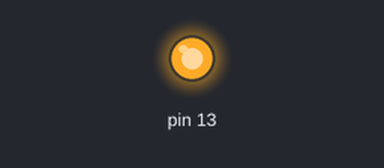
Recording of a sketch running on a simulated Arduino Uno, built with avr-gcc and run on an emulated ATmega328P. On the bench: output pins drawn as LEDs (lit = HIGH).

Above: at 0.4 s.
At 21.2 s:
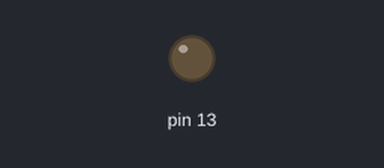
Timing chart, 0 to 23.0 s (numbered marks = the images above):
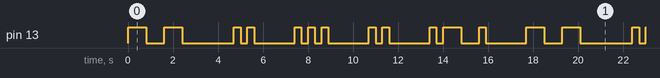

Measured:
- by itself, pin 13: moves between LOW and HIGH, repeating every 17.7 s
- by itself, everything shown: repeats every 17.7 s, in 24 steps

The sketch:

sketch_sep04a.ino
```cpp
void setup() {

pinMode(LED_BUILTIN, OUTPUT); // digital pin LED_BUILTIN is initialized as an output.

}

void Dot() {
digitalWrite(LED_BUILTIN, HIGH); // turns the LED on
delay(300); // LED remains on for 0.3 seconds
digitalWrite(LED_BUILTIN, LOW); // turns the LED off
delay(300); // LED remains off for 0.3 seconds
}


void Dash() {
digitalWrite(LED_BUILTIN, HIGH); // turns the LED on
delay(800); // LED remains on for 0.8 seconds
digitalWrite(LED_BUILTIN, LOW); // turns the LED off
delay(800); // LED remains off for 0.8 seconds
}

void loop() {
/*

My name in Morse's code is: -

M __

I ..

H ....

I ..

R ._.


*/

// M__
Dash();
Dash();
delay(1500);

// I..
Dot();
Dot();
delay(1500);

// H....
Dot();
Dot();
Dot();
delay(1500);

// I..
Dot();
Dot();
delay(1500);

// R ._.
Dot();
Dash();
Dot();
delay(1500);


}
```
